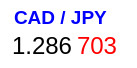
     <widget class="QWidget" name="widget1_24" native="true">
      <property name="geometry">
       <rect>
        <x>430</x>
        <y>360</y>
        <width>137</width>
        <height>68</height>
       </rect>
      </property>
      <property name="styleSheet">
       <string notr="true">background-color: rgb(255, 255, 255);
border-radius: 10px
</string>
      </property>
      <widget class="QLabel" name="labelCADJPY1">
       <property name="geometry">
        <rect>
         <x>14</x>
         <y>2</y>
         <width>111</width>
         <height>31</height>
        </rect>
       </property>
       <property name="font">
        <font>
         <pointsize>14</pointsize>
         <weight>75</weight>
         <bold>true</bold>
        </font>
       </property>
       <property name="styleSheet">
        <string notr="true">color: rgb(0, 0, 255);
</string>
       </property>
       <property name="text">
        <string>CAD / JPY</string>
       </property>
      </widget>
      <widget class="QLabel" name="labelCADJPY2">
       <property name="geometry">
        <rect>
         <x>12</x>
         <y>30</y>
         <width>61</width>
         <height>31</height>
        </rect>
       </property>
       <property name="font">
        <font>
         <pointsize>18</pointsize>
        </font>
       </property>
       <property name="styleSheet">
        <string notr="true"/>
       </property>
       <property name="text">
        <string>1.286</string>
       </property>
      </widget>
      <widget class="QLabel" name="labelCADJPY3">
       <property name="geometry">
        <rect>
         <x>77</x>
         <y>30</y>
         <width>41</width>
         <height>31</height>
        </rect>
       </property>
       <property name="font">
        <font>
         <pointsize>18</pointsize>
        </font>
       </property>
       <property name="styleSheet">
        <string notr="true">color: rgb(255, 0, 0);
</string>
       </property>
       <property name="text">
        <string>703</string>
       </property>
      </widget>
     </widget>
